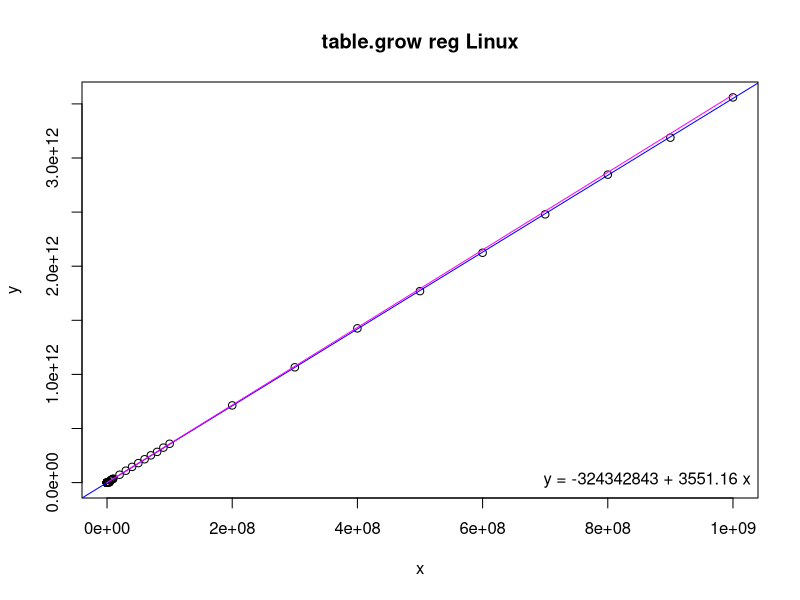
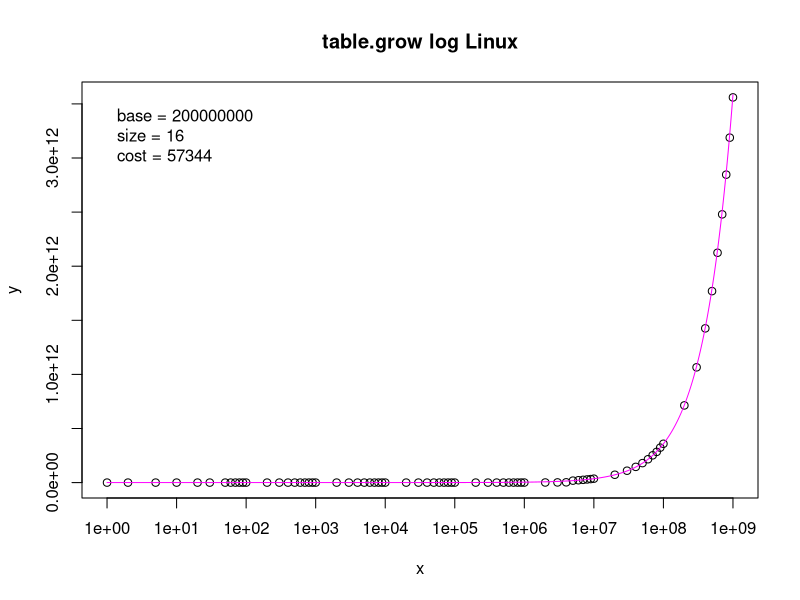

Reproduce these figures in R, in order.
# Input data
x <- c(1,2,5,10,20,30,50,60,70,80,90,100,200,300,400,500,600,700,800,900,1000,2000,3000,4000,5000,6000,7000,8000,9000,10000,20000,30000,40000,50000,60000,70000,80000,90000,100000,200000,300000,400000,500000,600000,700000,800000,900000,1000000,2000000,3000000,4000000,5000000,6000000,7000000,8000000,9000000,10000000,20000000,30000000,40000000,50000000,60000000,70000000,80000000,90000000,100000000,200000000,300000000,400000000,500000000,600000000,700000000,800000000,900000000,1000000000)
y <- c(156140,159150,159420,164690,166580,167840,173790,177340,180810,183370,186410,190170,293950,318860,345640,372380,394350,416990,438540,466740,487750,724790,968080,1221100,1463700,1697600,1932800,2184300,2418900,2665900,5092600,7460700,9887400,12263000,14762000,17178000,19593000,22000000,24200000,47998000,73065000,96783000,121170000,147250000,176880000,214410000,262140000,314620000,952350000,1650300000,2475400000,18120000000,21761000000,25531000000,29205000000,32574000000,36279000000,72563000000,109880000000,145250000000,180100000000,215770000000,251910000000,283910000000,323080000000,358850000000,713360000000,1065500000000,1425500000000,1769600000000,2124100000000,2479200000000,2846000000000,3188000000000,3559900000000)

# Linear regression
model <- lm(y ~ x)
coefs <- coef(model)

# Print regression coefficients
print(coefs)

# Estimating function
base <- 200000000
size <- 16
cost <- 57344
fe <- function(x) {
  base + (((x + size - 1) / size) * cost)
}

# Estimated values
xe <- seq(1, 1000000000, by = 10000)
ye <- fe(xe)

png("table-grow-reg.png")
plot(x, y, main = "table.grow reg Linux")
abline(model, col = "blue")
lines(xe, ye, col = "magenta")
legend("bottomright", legend = sprintf("y = %.0f + %.2f x", coefs[1], coefs[2]), bty = "n")

png("table-grow-log.png")
plot(x, y, log = "x", main = "table.grow log Linux")
lines(xe, ye, col = "magenta")
legend("topleft", legend = sprintf(" base = %i\n size = %i\n cost = %i", base, size, cost), bty = "n")
